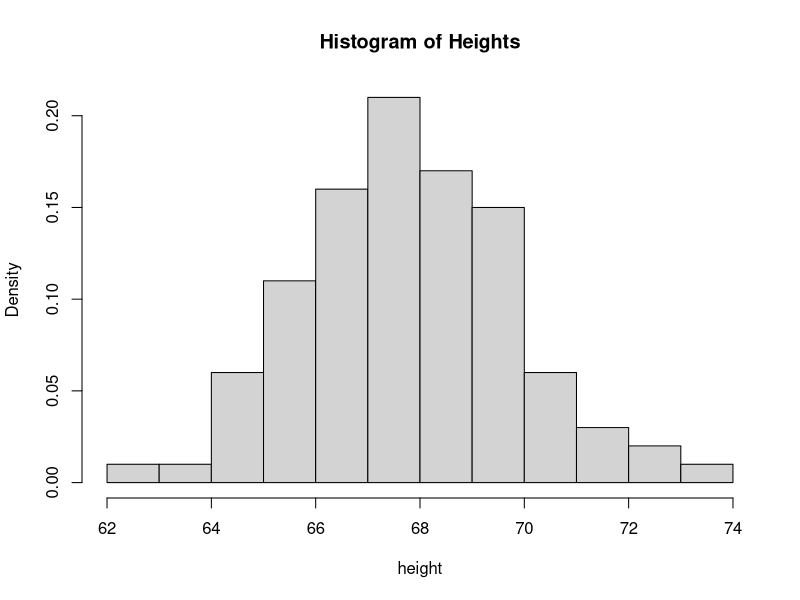
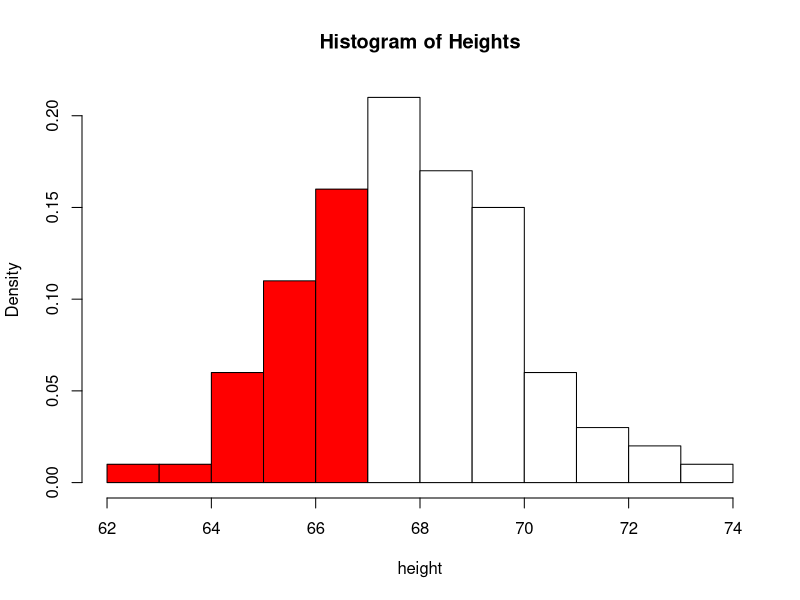
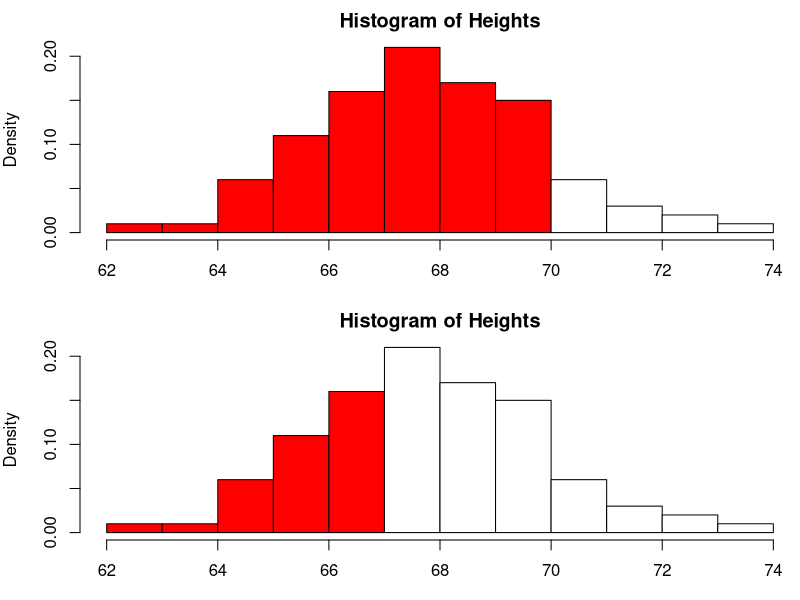
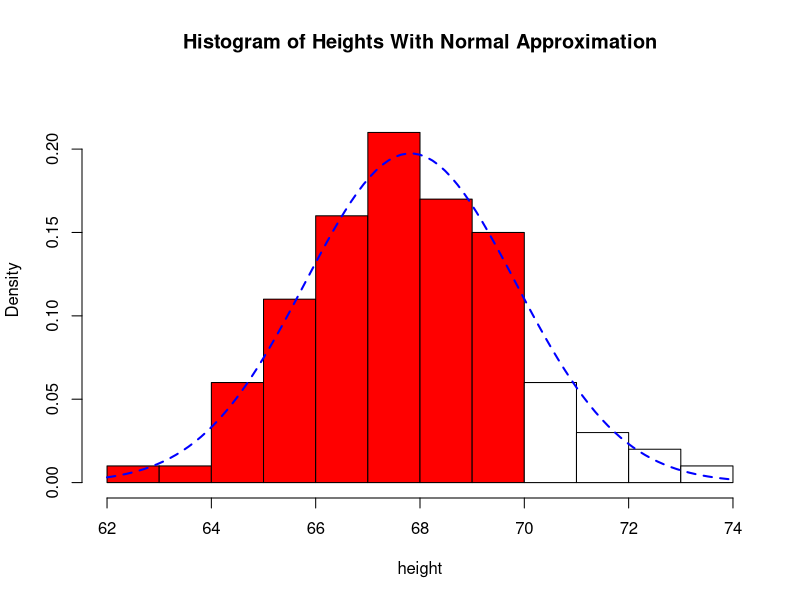
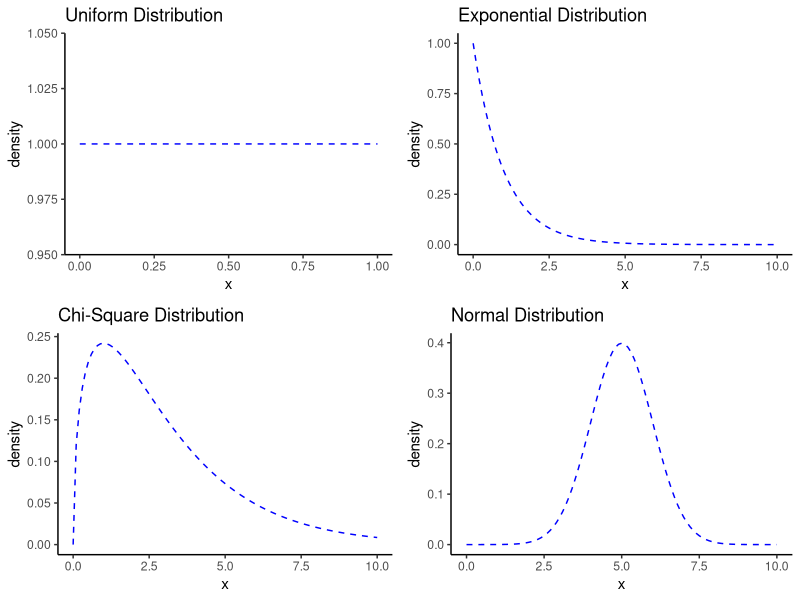
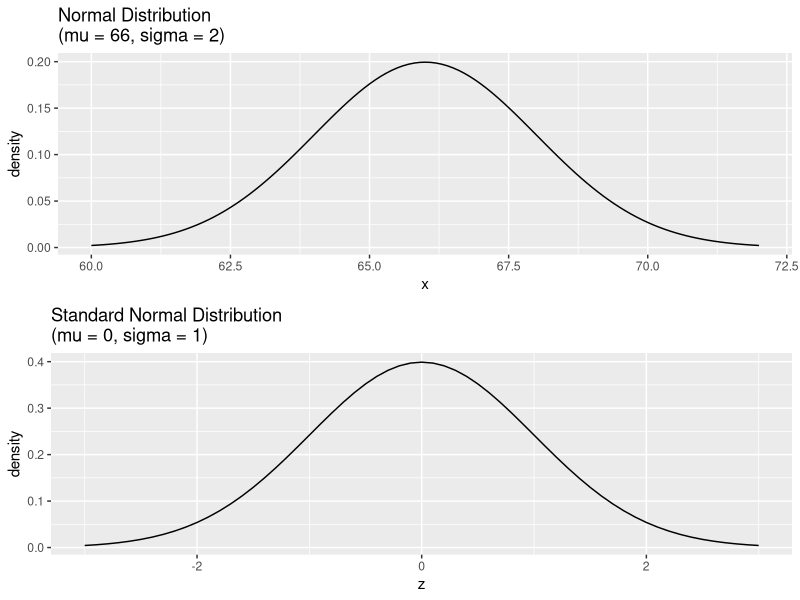
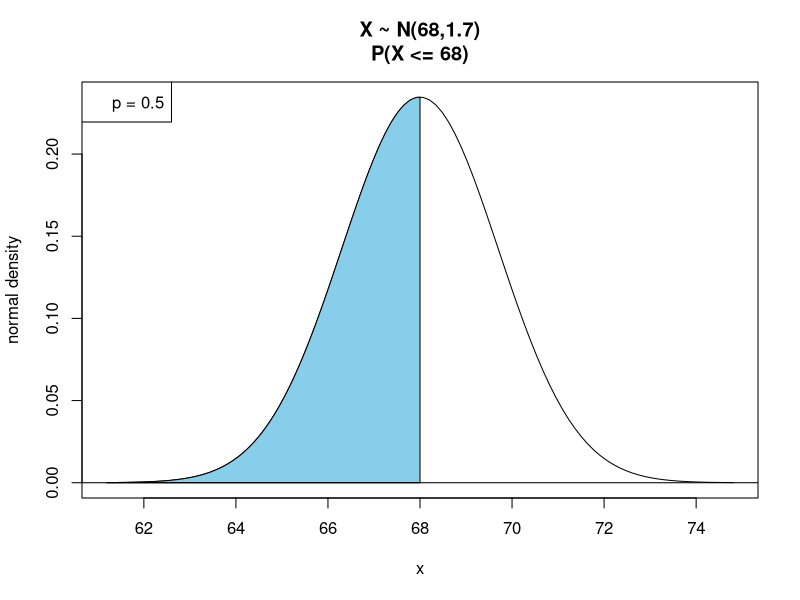
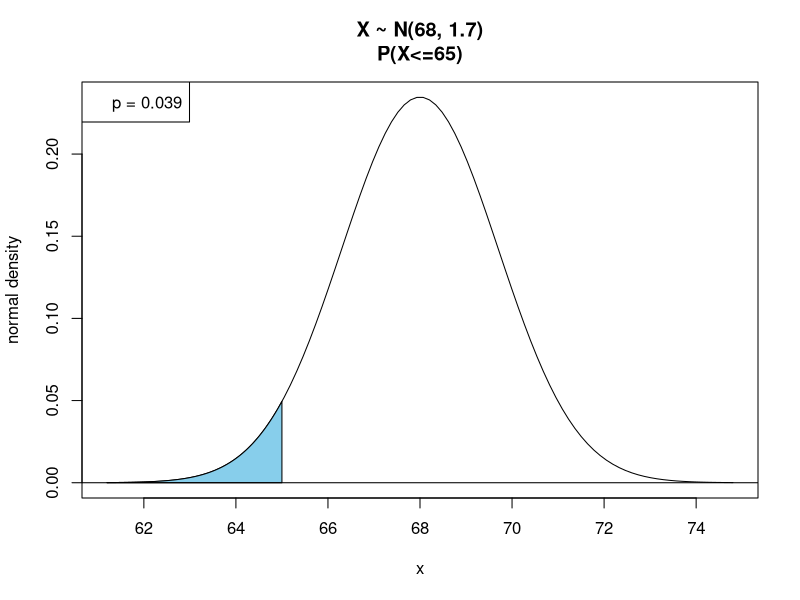

The R source for these figures, in order:
##################################################################
# The normal distribution
##################################################################

library(ggplot2)
library(dplyr)
library(cowplot)

##################################################################
# create a vector of heights
##################################################################
heights <- c(68.54, 69.85, 69.8, 67.56, 67.36, 64.63, 72.24, 67.34, 64.24, 
    67.22, 69.73, 70.52, 66.47, 67.64, 66.78, 66.89, 66.75, 65.95, 
    64.11, 64.88, 68.91, 68.52, 68.23, 67.3, 67.62, 67.97, 66.11, 
    63.65, 66.85, 67.13, 71.15, 65.08, 67.86, 68.23, 72.65, 68.87, 
    65.69, 66.54, 68.88, 69.79, 70.04, 65.87, 65.21, 69.82, 71.25, 
    68.09, 65.69, 70.82, 66.96, 68.16, 65.53, 70.05, 67.75, 69.1, 
    64.05, 66.11, 68.35, 64.81, 68.85, 69.54, 67.7, 69.68, 68.58, 
    67.29, 69.82, 66.73, 70.81, 66.95, 67.88, 66, 68.43, 65.33, 66.94, 
    66.27, 66.8, 69.81, 67.86, 70.15, 66.94, 68.07, 69.41, 67.83, 
    69.06, 69.38, 65.97, 69.41, 68.87, 71.95, 67.16, 68.47, 65.86, 
    67.48, 66.04, 62.36, 67.06, 69.63, 73.08, 67.33, 68.25, 67.35)

##################################################################
# This function constructs a histogram of X while optionally shading
# all values corresponding to P(X <= obs), and optionally adding
# a density curve if density = TRUE
# ... are additional arguments to hist
##################################################################
shaded.hist <- function(X, hist = TRUE, density = FALSE, obs = NULL, ...) {
  h <- hist(X, plot = FALSE)
  col <- rep("white", length(h$breaks))
  ylim <- NULL
  if (density) {
    m <- max( max(h$density), dnorm(mean(X), mean = mean(X), sd = sd(X)))
    m <- m +0.1*m  
    ylim <- c(0,m)
  }
  
  if (hist & !is.null(obs)) {
     col[h$breaks<obs] = "red"
  }
  lty <- 1
  if (!hist) lty <- 0
  hist(X, prob = TRUE, ylim = ylim, col = col, lty = lty, ...)
  
  if (density) {
    curve(dnorm(x, mean = mean(X), sd = sd(X)), col = "blue", lty = 2, lwd = 2, add = TRUE)
  }
}


#################################################
## If an individual is randomly selected, what 
## is the probability their height is less than
## or equal to 67 inches?
#################################################

hist(heights, prob = TRUE, main = "Histogram of Heights", xlab = "height")
p <- sum(heights <= 67) / length(heights)

#####################################################
## We can visualize this on a histogram. Let
## X be the height of a randomly selected individual
## P (X <= 67) is the cumulative density of
## the red bars, while P (X > 67) is the 
## cumulative density of the white bars, or
## 1 - P(X <=67)
#####################################################
shaded.hist(heights, obs = 67, main = "Histogram of Heights", xlab = "height")


#####################################################
## What is the probability P (67 < X < 70)?
## We can take:  P(X <=70) - P(X <= 67)
#####################################################

par.orig <- par(mfrow = c(2,1), mar = c(3,4,2,0))
shaded.hist(heights, obs=70, main = "Histogram of Heights", xlab = "height")
shaded.hist(heights, obs=67, main = "Histogram of Heights", xlab = "height")
par(par.orig)

###################################################################
# In practice, probability distributions are visualized by curves
# which (approximately) reflect the distribution 
# (shape of the data) and probability density across the sample 
# space. The cumulative density is equivalent to the area under 
# the curve
###################################################################

shaded.hist(heights, density = TRUE, obs = 70, main = "Histogram of Heights With Normal Approximation", xlab = "height")

###################################################################
# Several distributions are given below. However we will focus
# on the most widely used distribution, the normal distribution
# (or bell curve)
###################################################################


# set up data frames with (x,y) values for various distributions
# for given 'x' values, use 'mutate' to add the corresponding 'y' value (density)
data.unif <- data.frame(x = seq(0,1,by=.1)) %>% mutate(y = dunif(x))
data.exp <- data.frame(x = seq(0,10,by=.1)) %>% mutate(y = dexp(x))
data.chisq <- data.frame(x = seq(0,10,by=.1)) %>% mutate(y = dchisq(x, df = 3))
data.norm <- data.frame(x = seq(0,10,by=.1)) %>% mutate(y = dnorm(x, mean = 5, sd = 1))

# generate each plot
plot.unif <- ggplot(data.unif, aes(x, y)) + geom_line(color = "blue", lty = 2) +
  ggtitle("Uniform Distribution") + labs(x = "x", y = "density") + theme_classic()
plot.exp <- ggplot(data.exp, aes(x, y)) + geom_line(color = "blue", lty = 2) +
  ggtitle("Exponential Distribution") + labs(x = "x", y = "density") + theme_classic()
plot.chisq <- ggplot(data.chisq, aes(x, y)) + geom_line(color = "blue", lty = 2) +
  ggtitle("Chi-Square Distribution") + labs(x = "x", y = "density") + theme_classic()
plot.norm <- ggplot(data.norm, aes(x, y)) + geom_line(color = "blue", lty = 2) +
  ggtitle("Normal Distribution") + labs(x = "x", y = "density") + theme_classic()

# display multiple plots on a grid (from cowplot)
plot_grid(plot.unif, plot.exp, plot.chisq, plot.norm)



###################################################################
# The normal distribution is completely specified by its mean
# and standard deviation
###################################################################

# normal distribution with mean = 60 and sd = 72
d1 <- data.frame(x = seq(60,72,by=.1)) %>% mutate(y=dnorm(x, mean = 66, sd = 2))
p1 <- ggplot(data = d1, aes(x, y)) + geom_line() +
  ggtitle("Normal Distribution\n(mu = 66, sigma = 2)")  + ylab("density")

# normal distribution with mean = 0 and sd = 1 (i.e., standard normal distribution)
d2 <- data.frame(x = seq(-3,3,by=.1)) %>% mutate(y=dnorm(x, mean = 0, sd = 1))
p2 <- ggplot(data = d2, aes(x, y)) + geom_line() +
  ggtitle("Standard Normal Distribution\n(mu = 0, sigma = 1)")  + 
  ylab("density") + xlab("z")

# plot both distributions
plot_grid(p1, p2, nrow = 2)

########################################################################
# Suppose heights are normally distributed with mean = 68 and 
# sd = 1.7 inches. Find the probability that a randomly selected 
# person is less than (or equal to) 70 inches tall 
#
# pnorm(a, mean = mu, sd = sd) returns P(X <= a) when X ~ N(mu, sd)
#
########################################################################

pnorm(70, mean = 68, sd = 1.7)


########################################################################
# Shades the area under the normal curve between a and b 
# This area corresponds to P (a <= x <= b) when X ~ N (mean, sd)
# For P (x <= b) set a = -Inf
# For P (x >= a) set b = Inf
########################################################################
shade.norm <- function(a,b, mean = 0, sd = 1,  ...) {
  m1 <- mean-4*sd
  if (!is.infinite(a)) m1 = min(a,m1)
  m2 <- mean+4*sd
  if (!is.infinite(b)) m2 = max(b,m2)
  
  x <- seq(m1,m2, length.out = 100)
  plot(x, dnorm(x, mean = mean, sd = sd), type = "l", ylab = "normal density", ...)
  if (is.infinite(a)) a <- m1
  if (is.infinite(b)) b <- m2
  r <- seq(a,b,length.out=100)
  cord.x <- c(a,r,b)
  cord.y <- c(0,dnorm(r, mean = mean, sd = sd),0)
  polygon(cord.x,cord.y,col='skyblue')
  abline(h = 0)

  p <- pnorm(b, mean = mean, sd = sd) - pnorm(a, mean = mean, sd = sd)
  legend("topleft", legend = paste("p = ", round(p,3), sep = ""))
  
}


########################################################################
# Assume that X ~ N(68, 1.7).
# 1. Find P(X <= 68)
# 2. Find P(X <= 65)
# 3. Find P(X > 65)
# 4. Find P(64.6 <= X <= 71.4)
########################################################################

#1. P(X <= 68)
shade.norm(-Inf, 68, mean = 68, sd = 1.7, 
           main = "X ~ N(68,1.7)\nP(X <= 68)")  # or
pnorm(68, mean = 68, sd = 1.7)

#2. P(X <= 65)
shade.norm(-Inf, 65, mean = 68, sd = 1.7,
           main = "X ~ N(68, 1.7)\nP(X<=65)")  # or
pnorm(65, mean = 68, sd = 1.7)

#3. P(X > 65)
shade.norm(65, Inf, mean = 68, sd = 1.7,
           main = "X ~ N(68, 1.7)\nP(X>65)")  # or

1 - pnorm(65, mean = 68, sd = 1.7)

# for probabilies of the form P(X > a), you can
# also use pnorm with lower.tail = FALSE
pnorm(65, mean = 68, sd = 1.7, lower.tail = FALSE)

#4. P(64.6 <= X <= 71.4)
shade.norm(64.6, 71.4, mean = 68, sd = 1.7,
           main = "X ~ N(68, 1.7)\nP(64.6 <= X <= 71.4)")  # or
pnorm(71.4, mean = 68, sd = 1.7) - pnorm(64.6, mean = 68, sd = 1.7)


########################################################################
# Percentiles (quantiles) from the normal distribution
# Assume still that X ~ N(68, 1.7)
# What is the 75th percentile?
# What is the 90th percentile?
########################################################################

qnorm(.75, mean = 68, sd = 1.7)
qnorm(.90, mean = 68, sd = 1.7)

########################################################################
# Verify 90th percentile
########################################################################
q <- qnorm(.90, mean = 68, sd =1.7)
shade.norm(-Inf, q, mean = 68, sd = 1.7, 
           main = "90th percentile of X ~ N(68, 1.7)")


########################################################################
# Suppose that X is normally distributed. Find the probabilty
# that a randomly selected value from X is more than 2 standard
# deviations above the mean.
########################################################################
